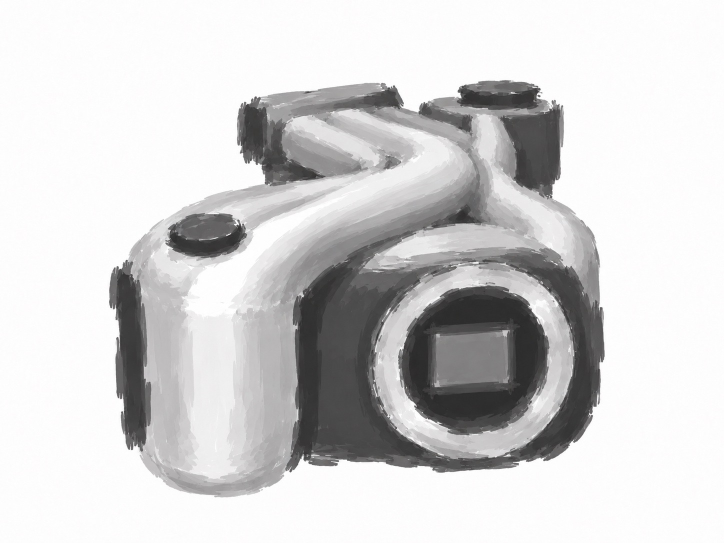
#> input picture A3/00-input/skisse.jpg, 1448 x 1086 px (shown at 1/2 size)
$ python -i camfit.py   (imports and definitions only)
#> lines starting #> are read from the running program, lines starting #| are printed output that depends on the picture; after the words box and inside, x2 and y2 are one past the last pixel; in counts of white or black regions, pixels touching at a corner belong together
import sys, json
import numpy as np
from PIL import Image, ImageDraw
from scipy import ndimage
from scipy.optimize import minimize
from scipy.spatial import ConvexHull

W, H = 1448, 1086
D = '.'


def ref_mask(path, thr=246):
#> called with path = '../../../A3/00-input/skisse.jpg', thr = 246
    g = np.asarray(Image.open(path).convert('L')).astype(float)
    m = g < thr
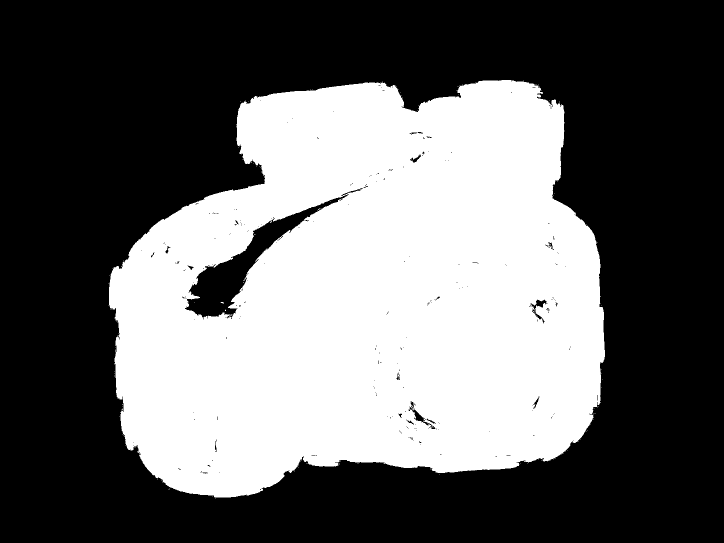
#> m: shape (1086, 1448) bool (shown at 1/2 size); 40.1% white; 145 white regions (144 under 20 px), largest, box (x1, y1, x2, y2) and area: (218, 160, 1210, 995) 630600
    m = ndimage.binary_fill_holes(ndimage.binary_closing(m, iterations=3))
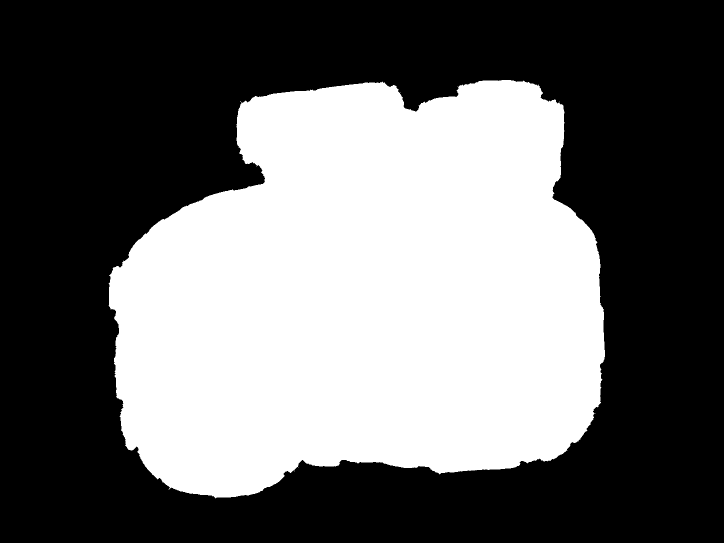
#> m: shape (1086, 1448) bool (shown at 1/2 size); 41.3% white; 3 white regions (2 under 20 px), largest, box (x1, y1, x2, y2) and area: (217, 160, 1210, 997) 649724
    lab, n = ndimage.label(m)
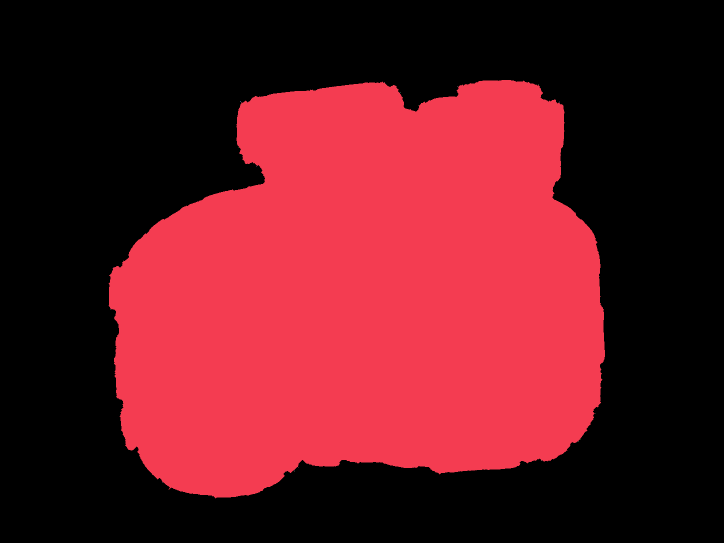
#> lab: shape (1086, 1448) int32 (shown at 1/2 size); 24 distinct labels, from 0 to 23; one colour per label, 0 black
#> n = 23
    sizes = ndimage.sum(m, lab, range(1, n + 1))
#> sizes = 23 values, max 649704 at index 0, min 1 at index 1, mean 28249
    return lab == (1 + int(np.argmax(sizes)))
#> returned value: shape (1086, 1448) bool; 41.3% white; 1 white region, box (x1, y1, x2, y2) and area: (217, 160, 1210, 997) 649704


def cam_basis(p):
    el, az, roll = np.radians(p['elev']), np.radians(p['azim']), np.radians(p['roll'])
    tgt = np.array(p['target'], float)
    loc = tgt + p['dist'] * np.array([np.cos(el) * np.cos(az), np.cos(el) * np.sin(az), np.sin(el)])
    f = tgt - loc; f /= np.linalg.norm(f)
    right = np.cross(f, [0, 0, 1.0]); right /= np.linalg.norm(right)
    up = np.cross(right, f)
    c, s = np.cos(roll), np.sin(roll)
    return loc, f, c * right + s * up, -s * right + c * up


def project(P, p):
    loc, f, r, u = cam_basis(p)
    d = P - loc
    zc = d @ f
    k = p['lens'] / 36.0 * W
    return np.stack([W / 2 + (d @ r) / zc * k, H / 2 - (d @ u) / zc * k], 1)


def sil(P, p):
    q = project(P, p)
    hl = ConvexHull(q)
    im = Image.new('L', (W, H), 0)
    ImageDraw.Draw(im).polygon([tuple(q[i]) for i in hl.vertices], fill=255)
    return np.asarray(im) > 127


def unpack(x, lens):
    return dict(elev=float(x[0]), azim=float(x[1]), roll=float(x[2]), dist=float(x[3]), target=[float(x[4]), float(x[5]), float(x[6])], lens=lens)


def fit(P, mask, x0, lens=180.0):
    az = x0[1]
    full = lambda y: np.r_[y[0], az, y[1:]]
    def loss(y):
        s = sil(P, unpack(full(y), lens))
        return 1.0 - np.logical_and(s, mask).sum() / np.logical_or(s, mask).sum()
    y0 = np.r_[x0[0], x0[2:]]
    r = minimize(loss, y0, method='Nelder-Mead', options=dict(maxiter=900, xatol=1e-3, fatol=1e-7))
    return unpack(full(r.x), lens), 1 - r.fun


def blender_cam(p):
    loc, f, r, u = cam_basis(p)
    return dict(loc=loc.tolist(), rot=np.stack([r, u, -f], 1).tolist(), lens=p['lens'])


# [10 lines not run here, left out]

>>> result = ref_mask('../../../A3/00-input/skisse.jpg')

$ run again, on A3/00-input/ref-tube-open-fatning.png
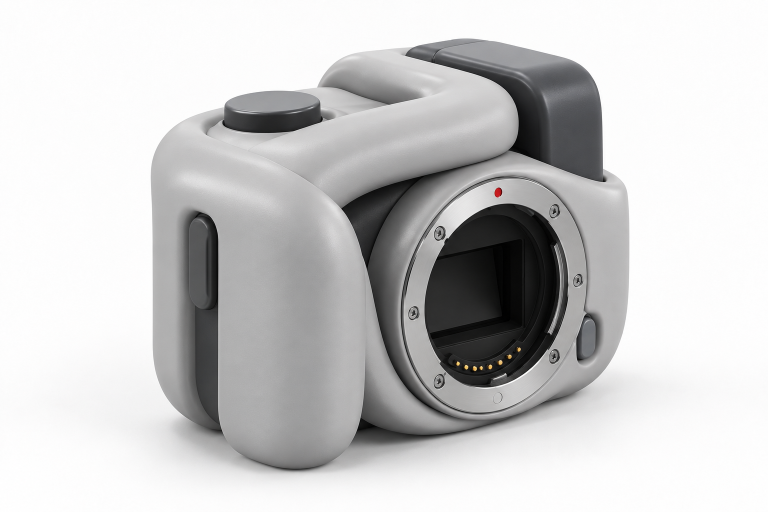
#> input picture A3/00-input/ref-tube-open-fatning.png, 1536 x 1024 px (shown at 1/2 size)
#> in ref_mask, `m = g < thr`:
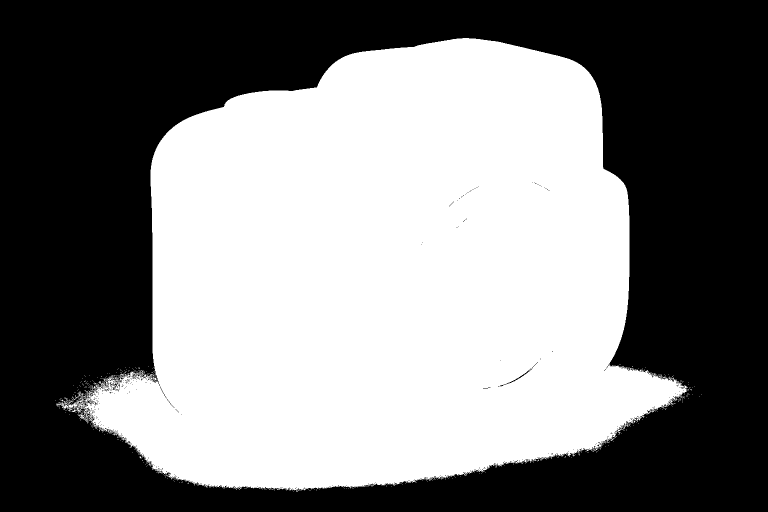
#> m: shape (1024, 1536) bool (shown at 1/2 size); 49.5% white; 424 white regions (422 under 20 px), largest, box (x1, y1, x2, y2) and area: (112, 76, 1376, 982) 777439, (145, 793, 159, 801) 23
#> in ref_mask, `lab, n = ndimage.label(m)`:
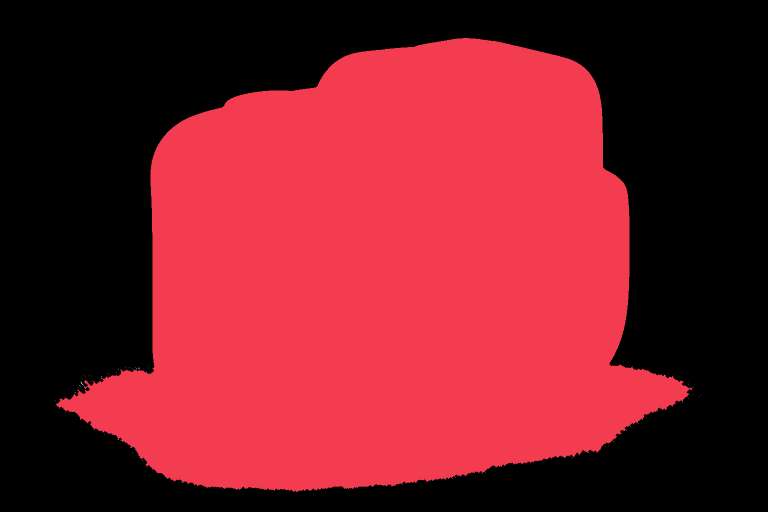
#> lab: shape (1024, 1536) int32 (shown at 1/2 size); 133 distinct labels, from 0 to 132; one colour per label, 0 black
#> n = 132
#> sizes = 132 values, max 785022 at index 0, min 1 at index 1, mean 5948.3
